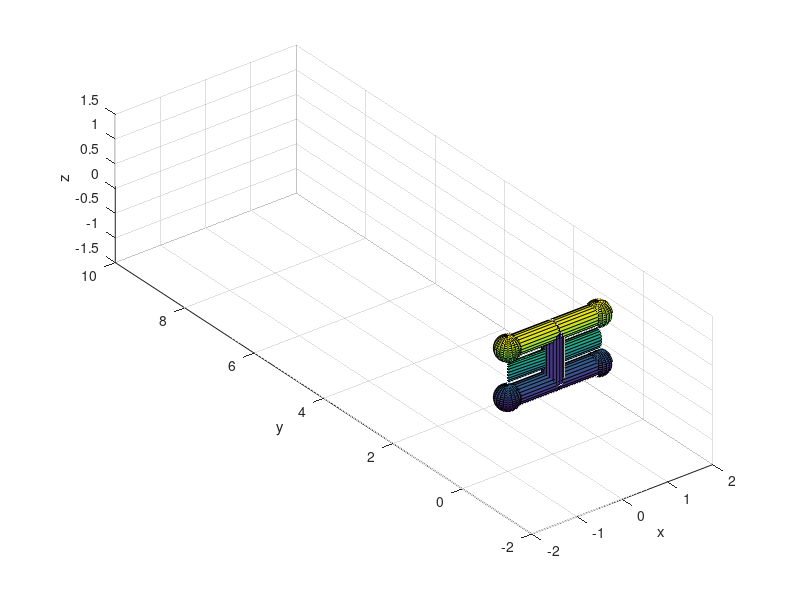

The MATLAB source for this figure: (Note: this script raises an error after producing the figure.)
%% set axis and figure 

myaxes = axes('xlim', [-2 2] ,'ylim' , [-2 10] ,'zlim', [-1.5 1.5]);
view(3);
grid on;
axis equal;
hold on
xlabel('x')
ylabel('y')
zlabel('z')

%% generate the clyinder , the cone and the sphere

[ xcylinder ycylinder zcylinder ] = cylinder([.2 .2]);
[ xcone ycone zcone ] = cylinder([0.1 0.0]); %cone
[ xsphere ysphere zsphere ] = sphere();

%% plot different orientations of these shapes 
% assign all surfaces to a variable h
h(1) = surface(xcylinder , ycylinder , zcylinder);
h(2) = surface(zcylinder , xcylinder , ycylinder);
h(3) = surface(-zcylinder , xcylinder , ycylinder);

h(4) = surface(-zcylinder , xcylinder , ycylinder+1);
h(5) = surface(zcylinder , xcylinder , ycylinder+1);
h(6) = surface(zcylinder , 0.5*xcylinder , ycylinder+0.5);
h(7) = surface(-zcone , 0.5*xcone , ycylinder+0.5);
h(8) = surface(0.25*xsphere+1 , 0.25*ysphere , 0.25*zsphere);
h(9) = surface(0.25*xsphere-1 , 0.25*ysphere , 0.25*zsphere);
h(10) = surface(0.25*xsphere+1 , 0.25*ysphere , 0.25*zsphere+1);
h(11) = surface(0.25*xsphere-1 , 0.25*ysphere , 0.25*zsphere+1);


%% create a group object and parent surfaces 

combinedobject = hgtransform('parent',myaxes);
set(h,'parent',combinedobject)
drawnow

%% define camera movement
% 
% while (true)
%     camorbit(360*0.02, 0);
%     pause(0.02);
% end

%% define the motion coordinates


longitude = 0:10;  % x-direction traslation 
latitude = [0 1 1 1 0 0 -1 -1 -1 -1];  % y-direction translation
altitude = [0 1 1 1 0 0 -1 -1 -1 -1];  % z-direction translation

bearing = [0 10 20 30 20 10 0 -10 -20 -30];



%% animate by using the function makehgtform

for i = 1:length(latitude)
    
    translation = makehgtform('translate' , [latitude(i) longitude(i) altitude(i)]);
    %set(combinedobject , 'matrix' , translation);

%     rotation1 = makehgtform('xrotate', pi/180*(bearing(i)))
%      set(combinedobject , 'matrix' , rotation1);
%
      rotation2 = makehgtform('xrotate', pi/180*(bearing(i)))
      set(combinedobject , 'matrix' , rotation2);
%
%      rotation3 = makehgtform('xrotate', pi/180*(bearing(i)))
%      set(combinedobject , 'matrix' , rotation3);
%
%      scaling = makehgtform('scale' , 1-(i/20));
%      set(combinedobject, 'matrix' ,scaling);


%      % the individual transformation can be combined
%      set(combinedobject , 'matrix'
%      ,translation*rotation1*rotation2*rotation3*scaling);

    pause(0.3)
    
end

